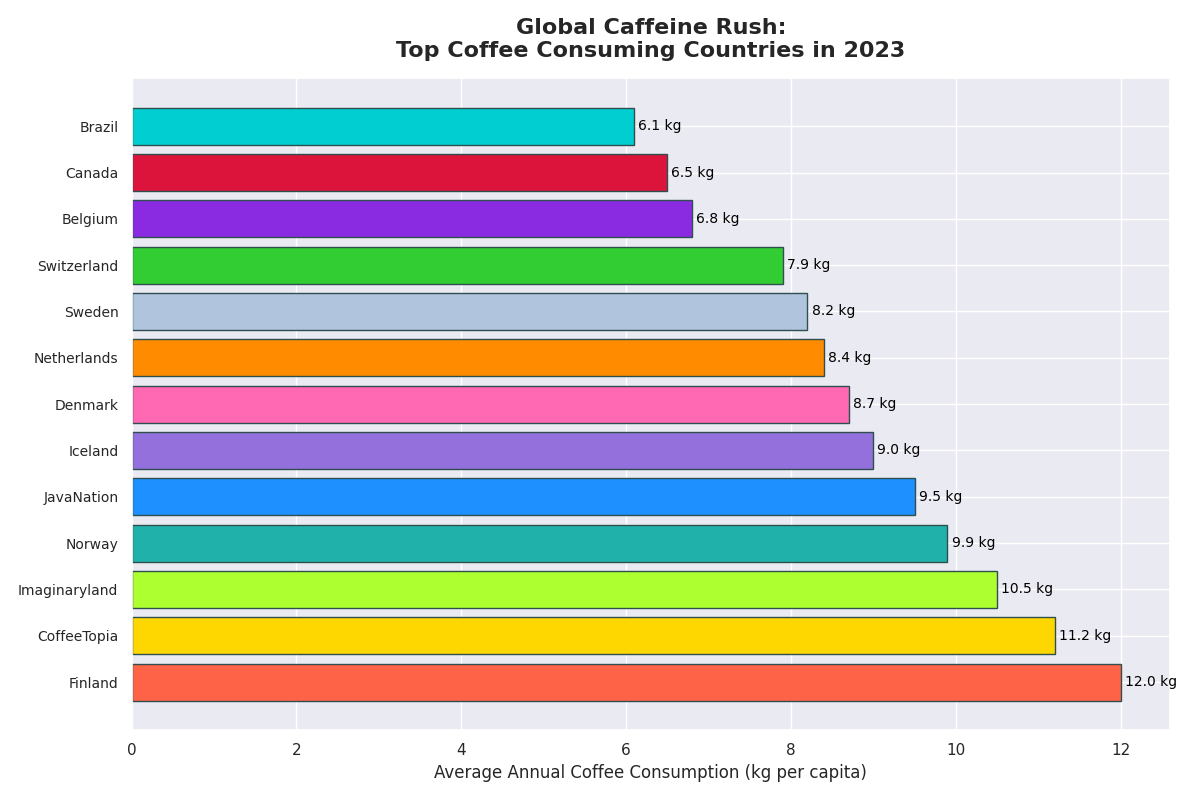

Python code for this plot:
import matplotlib.pyplot as plt
import numpy as np

countries = ['Finland', 'Norway', 'Iceland', 'Denmark', 'Netherlands', 
             'Sweden', 'Switzerland', 'Belgium', 'Canada', 'Brazil',
             'Imaginaryland', 'CoffeeTopia', 'JavaNation']
consumption_kg = [12, 9.9, 9, 8.7, 8.4, 8.2, 7.9, 6.8, 6.5, 6.1, 
                  10.5, 11.2, 9.5]

sorted_indices = np.argsort(consumption_kg)[::-1]
countries_sorted = [countries[i] for i in sorted_indices]
consumption_sorted = [consumption_kg[i] for i in sorted_indices]

fig, ax = plt.subplots(figsize=(12, 8))

colors = ['#FF6347', '#FFD700', '#ADFF2F', '#20B2AA', '#1E90FF', 
          '#9370DB', '#FF69B4', '#FF8C00', '#B0C4DE', '#32CD32',
          '#8A2BE2', '#DC143C', '#00CED1']

ax.barh(countries_sorted, consumption_sorted, color=colors, edgecolor='darkslategray')

ax.set_title('Global Caffeine Rush:\nTop Coffee Consuming Countries in 2023', fontsize=16, fontweight='bold', pad=15)
ax.set_xlabel('Average Annual Coffee Consumption (kg per capita)', fontsize=12)

for bar in ax.containers[0]:
    width = bar.get_width()
    ax.annotate(f'{width} kg', xy=(width, bar.get_y() + bar.get_height() / 2),
                xytext=(3, 0), textcoords='offset points',
                ha='left', va='center', fontsize=10, color='black')

ax.tick_params(axis='y', which='major', labelsize=10)

plt.tight_layout()
plt.show()
